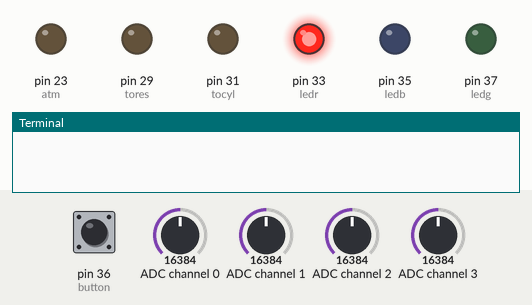
The program below on a simulated Raspberry Pi (header pin numbers). Parts: output pins drawn as LEDs (lit = HIGH), the last lines printed to the terminal. Dashed ring = blinking. The inputs (shaded band) are chosen by the test bench; at power-on: pin 36 (button) HIGH, ADC channel 0 = 16384, ADC channel 1 = 16384, ADC channel 2 = 16384, ADC channel 3 = 16384 (analog values on the 0–32767 scale). A phone connects over Bluetooth after 1 s; threads take turns every 2 ms.

Above: at 1.2 s.
1.3 s: pin 36 (button) pulled LOW for 0.15 s
At 1.9 s:
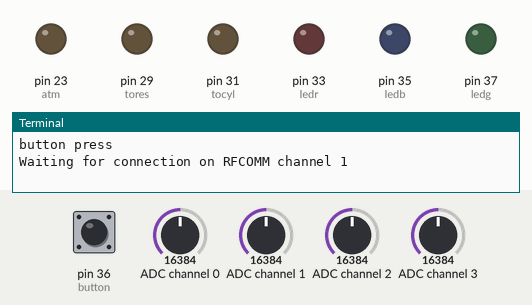
At 2.8 s:
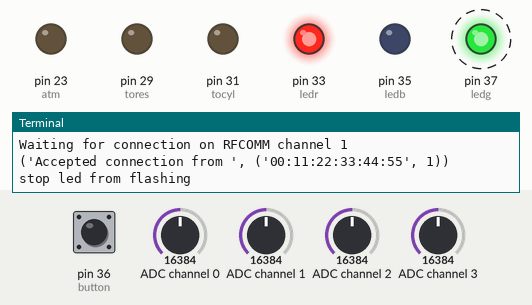
4.4 s: pin 36 (button) pulled LOW for 1 s
Timing chart, 0 to 13.4 s (numbered marks = the images above; inputs shaded):
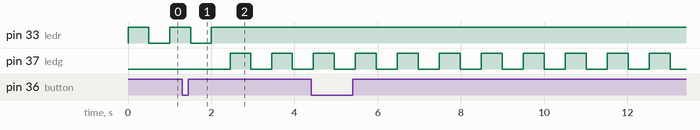

Measured:
- after the input at 1.3 s, pin 33 (ledr): goes on until 2.0 s, then stays HIGH; pin 37 (ledg): alternates HIGH for 0.50 s and LOW for 0.50 s, starting after 1.2 s

The program:

start.py
```python
# file: rfcomm-server.py
# auth: Albert Huang <albert@csail.mit.edu>
# desc: simple demonstration of a server application that uses RFCOMM sockets
# mostly jason
# $Id: rfcomm-server.py 518 2007-08-10 07:20:07Z albert $
import numpy as np
from bluetooth import *
from RaspiControl.snippets.readADC import readADC
import time
import RPi.GPIO as GPIO
import threading
import sys

GPIO.setwarnings(False)

class outputs:
        def __init__(self): #add nice parameters for pin numbers
                #valves
                self.atm = 23
                self.tores = 29
                self.tocyl = 31
                self.valves = [self.atm,self.tores,self.tocyl]
                #leds
                self.button   = 36
                self.ledr = 33
                self.ledg = 37
                self.ledb = 35
                self.leds = [self.ledr,self.ledg,self.ledb]
                GPIO.setmode(GPIO.BOARD)
                GPIO.setup(self.button, GPIO.IN, pull_up_down=GPIO.PUD_UP)
                GPIO.setup(self.valves, GPIO.OUT, initial=GPIO.LOW)
                GPIO.setup(self.leds, GPIO.OUT, initial=GPIO.LOW)

	def wait4button(self):
		GPIO.wait_for_edge(self.button, GPIO.RISING)
		print("button press")

        def activate(self,item,sec): #do this without sleeping, this probably sucks anyway
                try:
                        if type(sec) is not int:
                                print("must be a time in seconds")
                        elif sec < 0:
                                sec = 0
                        elif sec > 10:
                                sec = 10
                        elif item == "atm":
                                v = self.atm
                        elif item == "tores":
                                v = self.tores
                        elif item == "tocyl":
                                v = self.tocyl
                        elif item == "red":
                                v = self.ledr
                        elif item == "green":
                                v = self.ledg
                        elif item == "blue":
                                v = self.ledb
                        else:
                                print("incorrect item")
                        GPIO.output(v,GPIO.HIGH)
                        time.sleep(sec)
                        GPIO.output(v,GPIO.LOW)

                except:
                        print("Unexpected GPIO error:", sys.exc_info()[0])
                        GPIO.cleanup()
                        raise
        def led(self,color,on):
                try:
                        if color == "red":
                                v = self.ledr
                        elif color == "green":
                                v = self.ledg
                        elif color == "blue":
                                v = self.ledb
                        else:
                                print("incorrect item")
                        if on:
                                GPIO.output(v,GPIO.HIGH)
                        elif on == 0:
                                GPIO.output(v,GPIO.LOW)
                        elif on == 3: #indicates processing, probably a poor way to do so
                                GPIO.output(v,GPIO.HIGH)
                                time.sleep(.01)
                                GPIO.output(v,GPIO.LOW)
                        else:
                                print("incorrect command")
                except:
                        print("Unexpected GPIO error:", sys.exc_info()[0])
                        GPIO.cleanup()
                        raise

        def flashLed(self,e, t, color):
            #flash the specified led every half second
		if color == "red":
			self.c = self.ledr
		elif color == "green":
			self.c = self.ledg
		elif color == "blue":
			self.c = self.ledb
		else:
			print("invalid color")
			raise
		while not e.isSet():
                	GPIO.output(self.c,GPIO.HIGH)
                	time.sleep(t)
                	event_is_set = e.is_set()
                	if event_is_set:
                	    	print('stop led from flashing')
                	else:
                	    	GPIO.output(self.c,GPIO.LOW)
                	    	time.sleep(t)
	def setpsi(set):
		pass
a=outputs()

re = threading.Event()
rt = threading.Thread(name='daemon', target=a.flashLed, args=(re,.5,"red"))
rt.start()

a.wait4button()

#bluetooth setup
server_sock=BluetoothSocket( RFCOMM )
server_sock.bind(("",PORT_ANY))
server_sock.listen(1)
port = server_sock.getsockname()[1]
uuid = "94c7ff62-9a81-4a30-88a4-ae8485c328b6"
advertise_service( server_sock, "SampleServer",
                   service_id = uuid,
                   service_classes = [ uuid, SERIAL_PORT_CLASS ],
                   profiles = [ SERIAL_PORT_PROFILE ],
#                   protocols = [ OBEX_UUID ]
                    )
print("Waiting for connection on RFCOMM channel %d" % port)
client_sock, client_info = server_sock.accept()
client_sock.settimeout(.005)
print("Accepted connection from ", client_info)
re.set()
ge = threading.Event()
gt = threading.Thread(name='daemon', target=a.flashLed, args=(ge,.5,"green"))
gt.start()
a.wait4button()

#for smoothing need to add a function
max_samples = 20
p0 = []
p1 = []
p2 = []
p3 = []

while True:
	try:
		read = readADC()
		p0 = np.append(p0,read[0]) #make this better
		p1 = np.append(p1,read[1])
		#p2 = np.append(p2,read[2]) #don't need these for now
		#p3 = np.append(p3,read[3])
		meanp0 = np.mean(p0)
		meanp1 = np.mean(p1)
		#meanp2 = np.mean(p2)
		#meanp3 = np.mean(p3)
		client_sock.send(str(round(meanp0,1))+'/'+str(round(meanp1,1))) #+'/'+str(round(meanp2,1))+'/'+str(round(meanp3,1)))

		if len(p0) == max_samples:
    			p0 = np.delete(p0, 0)
    			p1 = np.delete(p1, 0)
    			#p2 = np.delete(p2, 0)
    			#p3 = np.delete(p3, 0)

		msg = client_sock.recv(1024)
		if len(msg) != 0:
			print(msg)
			psi = message


	except BluetoothError,e:
		if e.args[0] != "timed out": #.recv() blocks or gives this error, we'll ignore it and hope it's not a problem
    			print("Unexpected bluetooth error:", sys.exc_info()[0])
			print(e)
			break
	except KeyboardInterrupt:
		break
	except:
    		print("Unexpected error:", sys.exc_info()[0])
		pass
print("disconnected")
client_sock.close()
server_sock.close()
sys.exit()
print("all done")
```

readADC.py
```python
# Function to read the 16bit I2C ADC ADS1115
import numpy as np
import Adafruit_ADS1x15


# Create an ADS1115 ADC (16-bit) instance.
adc = Adafruit_ADS1x15.ADS1115()

#can change to 2, but won't read over 200, would need to recalibrate
GAIN = 1
# Call function from other script
def readADC():
    # Read all the ADC channel values in a list.
    values = [0]*4
    for i in range(4):
        # Read the specified ADC channel using the previously set gain value.
        values[i] = adc.read_adc(i, gain=GAIN)
    a_values = np.array(values)
    # convert to psi, see labarchives for calibration, I did another one
    pressures[0] = (a_values[0]-2768.3)/65.649
    pressures[1] = (a_values[2]-3258.4)/63.512
    return pressures
```
